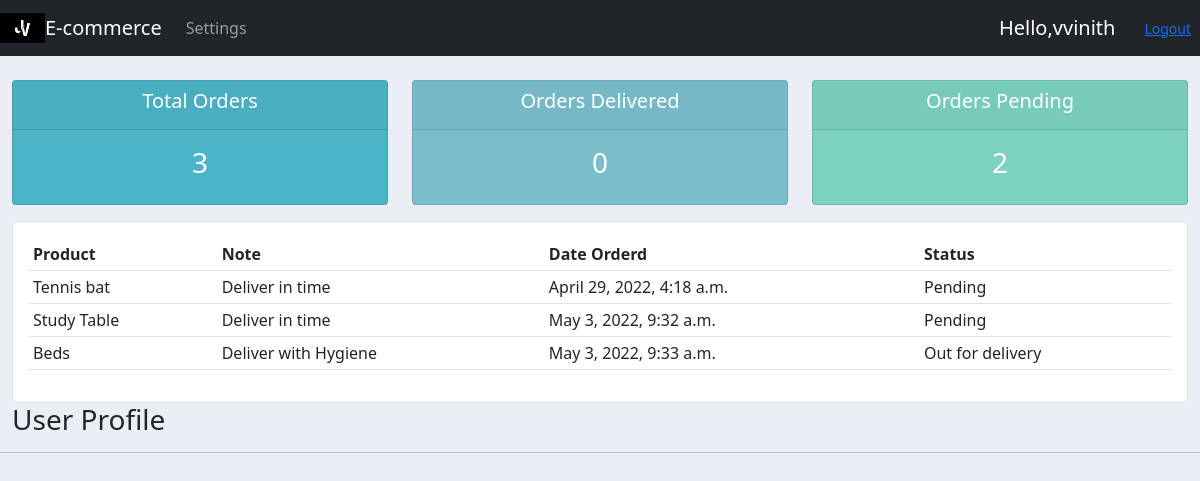
Screenshot of /user/ (signed in) with the database file from the repository.
### customer/models.py (models this page shows, shortened)
class Order(models.Model):
	STATUS = (
			('Pending', 'Pending'),
			('Out for delivery', 'Out for delivery'),
			('Delivered', 'Delivered'),
			)
	customer = models.ForeignKey(Customer, null=True, on_delete= models.SET_NULL)
	product = models.ForeignKey(Products, null=True, on_delete= models.SET_NULL)
	date_created = models.DateTimeField(auto_now_add=True, null=True)
	status = models.CharField(max_length=200, null=True, choices=STATUS)
	note = models.CharField(max_length=1000, null=True)

class Products(models.Model):
    CATEGORY = (
        ('Indoor','Indoor'),
        ('Out Door','Out Door'),
    )
    name = models.CharField(max_length=200,null=True)
    price = models.FloatField(null=True)
    category = models.CharField(max_length=200,null=True,choices=CATEGORY)
    decription = models.CharField(max_length=200,null=True,blank=True)
    date_created = models.DateTimeField(auto_now_add=True,null=True)
    tags = models.ManyToManyField(Tag)
    def __str__(self):
        return self.name

### customer/decorators.py (the view)
		def wrapper_func(request, *args, **kwargs):
			group = None
			if request.user.groups.exists():
				group = request.user.groups.all()[0].name
			if group in allowed_roles:
				return view_func(request, *args, **kwargs)
			else:
				return HttpResponse('You are not authorized to view this page')

### customer/views.py (called while the page is built)
@login_required(login_url='login')
@allowed_users(allowed_roles=['customers'])
def userPage(request):
    orders = request.user.customer.order_set.all()
    total_orders = orders.count()
    delivered = orders.filter(status='Delivered').count()
    pending = orders.filter(status='Pending').count()
    context = {'orders':orders,'total_orders':total_orders,'delivered':delivered,'pending':pending}
    return render(request,'customer/user.html',context)

### customer/templates/customer/user.html
{% extends 'customer/main.html' %}
{% block content %}
{%  include 'customer/status.html' %}
<div class="row">
	<div class="col-md">
		<div class="card card-body">
			<table class="table table-sm">
				<tr>
					<th>Product</th>
					<th>Note</th>
					<th>Date Orderd</th>
					<th>Status</th>
				</tr>
				{% for order in orders %}
				<tr>
					<td>{{order.product}}</td>
					<td>{{order.note}}</td>
					<td>{{order.date_created}}</td>
					<td>{{order.status}}</td>
				</tr>
				{% endfor %}
			</table>
		</div>
	</div>
</div>
<h3>User Profile</h3>
{% endblock content %}

### customer/templates/customer/navbar.html (shortened to what this page needs)
{% load static %}
<nav class="navbar navbar-expand-lg navbar-dark bg-dark">
<img src="{% static 'images/logo.jpg' %}" style="height: 30px;">
  <a class="navbar-brand" href="#">E-commerce</a>
    <div class="collapse navbar-collapse" id="navbarNav">
      <ul class="navbar-nav">
        {% if request.user.is_staff %}
        <li class="nav-item active">
          <a class="nav-link" href="{% url 'home' %}">Dashboard</a>
        </li>
        <li class="nav-item">
          <a class="nav-link" href="{% url 'products' %}">Products</a>
        </li>
        {% else %}
        <li class="nav-item">
          <a class="nav-link" href="{% url 'account' %}">Settings</a>
        </li>
        {% endif %}
      </ul>
    </div>
    <span id="hello-msg">Hello,{{request.user}}</span>
    <span><a class="hello-msg"></a><a class="btn btn-sm btn-link" href="{% url 'logout' %}">Logout</a></span>
  </nav>

### static/css/main.css (style rules this page uses)
body { background-color: #ebeff5; }

### customer/templates/customer/navbar.html (style rules this page uses)
#hello-msg { font-size: 20px; color:#fff; margin-right: 20px; }

### rows the page displays
Order: product "Tennis bat", note "Deliver in time", date_created "April 29, 2022, 4:18 a.m.", status "Pending"
Order: product "Study Table", note "Deliver in time", date_created "May 3, 2022, 9:32 a.m.", status "Pending"
Order: product "Beds", note "Deliver with Hygiene", date_created "May 3, 2022, 9:33 a.m.", status "Out for delivery"

### other values shown
{{ request.user }} "vvinith"
{{ total_orders }} "3"
{{ delivered }} "0"
{{ pending }} "2"
